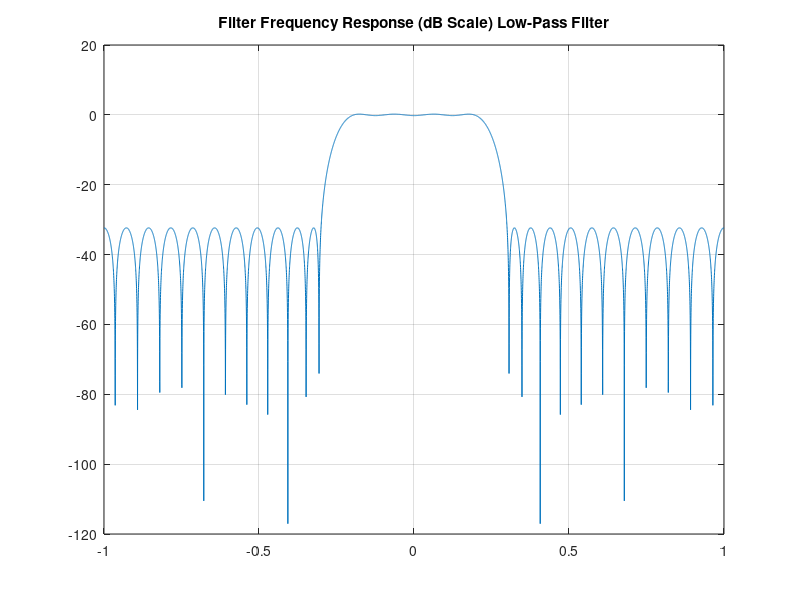
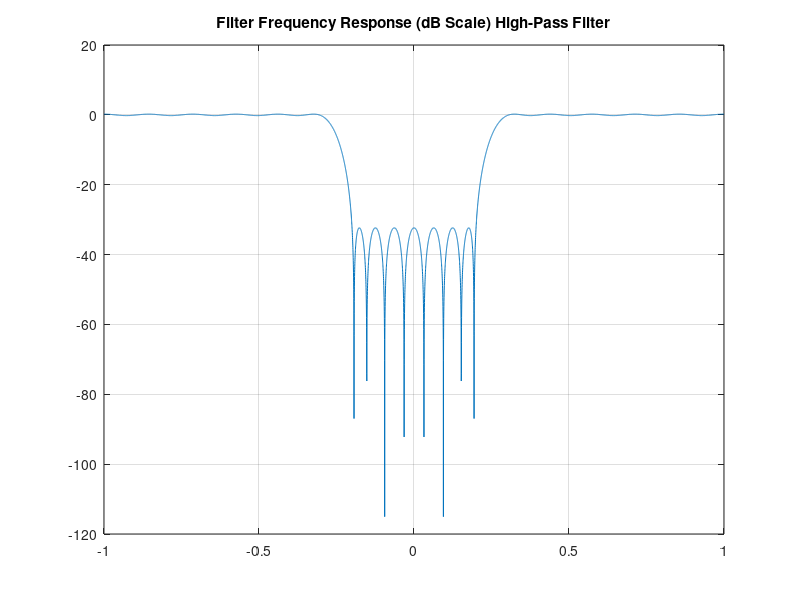

Write MATLAB code to recreate these figures, in order.
close all; clear; clc

h_lp=firpm(30,[0 .2 .3 1],[1 1 0 0]);
h_hp=firpm(30,[0 .2 .3 1],[0 0 1 1]);

NumFFT = 8192;
Freqs = linspace(-1,1,NumFFT);

MF_lp=20*log10(abs(fftshift(fft(h_lp,NumFFT))));
MF_hp=20*log10(abs(fftshift(fft(h_hp,NumFFT))));

figure;
plot(Freqs,MF_lp);
title('Filter Frequency Response (dB Scale) Low-Pass Filter')
grid on;
figure;
plot(Freqs,MF_hp);
title('Filter Frequency Response (dB Scale) High-Pass Filter')
grid on;

sound(MF_lp,4500);
sound(MF_hp,4500);
sound(MF_lp,16000);
sound(MF_hp,16000);